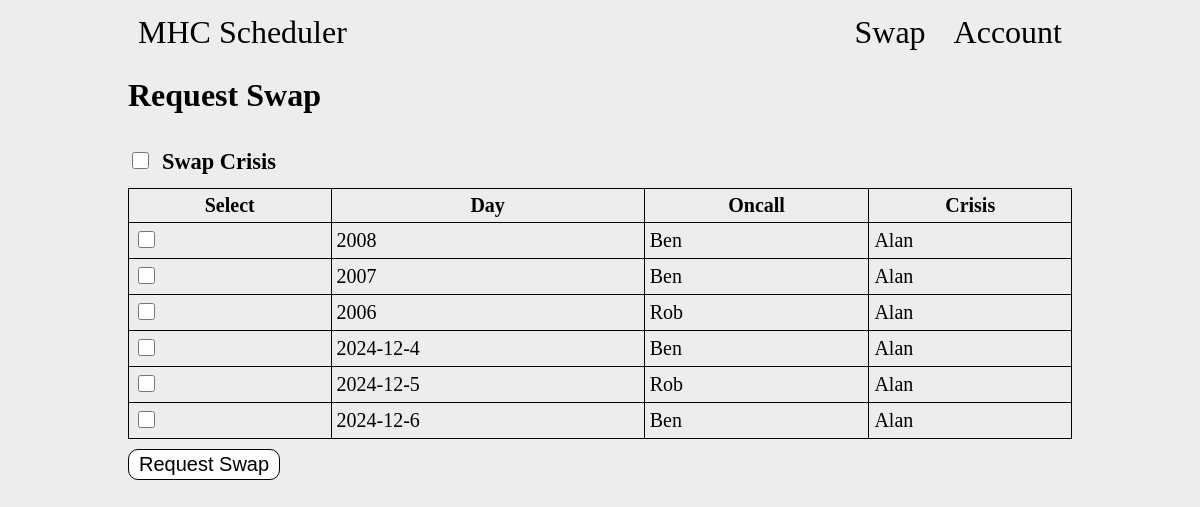
The app's page /account?swap=0 (signed in) with its own data.
### tables this page shows
CREATE TABLE days (id INTEGER NOT NULL, person_id INTEGER NOT NULL, date VARCHAR(255) NOT NULL, crisis_id INTEGER, completed bool, PRIMARY KEY(id), FOREIGN KEY (person_id) REFERENCES people(id));

CREATE TABLE people (id INTEGER NOT NULL, name varchar(255) NOT NULL, admin bool NOT NULL, diff int NOT NULL, password varchar(255), email varchar(255), number INTEGER, sessions bit(10), weight INTEGER, end_diff int, PRIMARY KEY (id));

### app.py (the view, shortened to what this page needs)
@app.route("/account", methods=['GET', 'POST'])
def account():
    if session.get("admin") != None:
        adminPerms = session['admin']
        personId = session['user_id']
        if request.method == "POST":
            if not request.form.get("daySelect"):
                return "Empty Field"
            selected_days = request.form.getlist('daySelect')
            if len(selected_days) != 2:
                return "Wrong number of days selected"
            con = sqlite3.connect("main.db")
            con.row_factory = sqlite3.Row
            cur = con.cursor()
            cur.execute("SELECT * FROM days WHERE id = ?", (selected_days[0],))
            dayData = cur.fetchone()
            dayDataList = dict(dayData)
            selfDay = False
            day1Id = 0
            day2Id = 0
            if request.form.get("crisis"):
                if dayDataList['crisis_id'] == personId:
                    selfDay = True
                    day1Id = selected_days[0]
            else:
                if dayDataList['person_id'] == personId:
                    selfDay = True
                    day1Id = selected_days[0]
            cur.execute("SELECT * FROM days WHERE id = ?", (selected_days[1],))
            dayData = cur.fetchone()
            dayDataList = dict(dayData)
            if request.form.get("crisis"):
                if dayDataList['crisis_id'] == personId:
                    if selfDay:
                        return "Cannot select two days of your own"
                    else:
                        day1Id = selected_days[1]
                        day2Id = selected_days[0]
                else:
                    if selfDay:
                        day2Id = selected_days[1]
                    else:
                        return "One of the days must be your own"
            else:
                if dayDataList['person_id'] == personId:
                    if selfDay:
                        return "Cannot select two days of your own"
                    else:
                        day1Id = selected_days[1]
                        day2Id = selected_days[0]
                else:
                    if selfDay:
                        day2Id = selected_days[1]
                    else:
                        return "One of the days must be your own"
            if request.form.get("crisis"):
                cur.execute("INSERT INTO requests (day1, day2, crisis) VALUES (?,?,1)", (day1Id, day2Id))
            else:
                cur.execute("INSERT INTO requests (day1, day2, crisis) VALUES (?,?,0)", (day1Id, day2Id))
            con.commit()
            con.close()
            return "Something"
        else:
            con = sqlite3.connect("main.db")
            con.row_factory = sqlite3.Row
            cur = con.cursor()
            if request.args.get("swap"):
                cur.execute("SELECT days.id, days.date, p1.name AS p1Name, p2.name AS p2Name FROM days JOIN people p1 ON days.person_id = p1.id JOIN people p2 ON days.crisis_id = p2.id LIMIT 25;")
                rows = cur.fetchall()
                daysData = [dict(row) for row in rows]
                con.close()
                if adminPerms == 1:
                    return render_template("swap.html", days=daysData, controlText="Admin", controlLink="./account")
                else:
                    return render_template("swap.html", days=daysData, controlText="Swap", controlLink="./account")
    else:
        return redirect("/")

### app.py (called while the page is built)
@app.after_request
def add_header(response):
    response.headers["Cache-Control"] = "no-store, no-cache, must-revalidate, post-check=0, pre-check=0, max-age=0"
    response.headers["Pragma"] = "no-cache"
    response.headers["Expires"] = "0"
    return response

### templates/swap.html (shortened to what this page needs)
{% extends "base.html" %}
{% block body %}
<nav>
    <a href="./">MHC Scheduler</a>
    <div>
        {% if controlText is defined %}
        <a href="{{ controlLink }}">{{ controlText }}</a>
        {% endif %}
        <a href="signin">Account</a>
    </div>
</nav>
<main>
    <div class="userSubnav">
        <h1>Request Swap</h1>
    </div>
    <form action="#" method="post">
        <input type="checkbox" name="crisis" id="crisis"><label for="crisis">Swap Crisis</label><br>
        <table>
            <tr>
                <th>Select</th>
                <th>Day</th>
                <th>Oncall</th>
                <th>Crisis</th>
            </tr>
            {% for day in days %}
            <tr>
                <td><input type="checkbox" name="daySelect" value="{{ day['id'] }}"></td>
                <td>{{ day['date'] }}</td>
                <td>{{ day['p1Name'] }}</td>
                <td>{{ day['p2Name'] }}</td>
            </tr>
            {% endfor %}
        </table>
        <input type="submit" value="Request Swap" name="swapRequest">
    </form>
</main>
{% endblock %}

### static/main.css (style rules this page uses)
body { background-color: rgb(237, 237, 237); padding: 0 10%; }
nav { color: black; font-size: 2rem; display: flex; flex-direction: row; justify-content: space-between; align-items: center; height: 6vh; }
nav a { color: black; text-decoration: none; padding: 10px; }
label, select, input { display: inline-block; font-size: 1.25rem; padding: 3px 10px; border-radius: 10px; }
label { font-weight: bold; font-size: 1.4rem; }
select, input { background-color: white; border: 1px solid black; }
form { margin: 10px 0 20px 0; }
form input[type='checkbox'] { height: 17px; width: 17px; }
form input { margin-bottom: 5px; }
table { width: 100%; margin: 10px 0; }
th, td { padding: 5px; font-size: 1.25rem; }
table, th, td { border: 1px solid black; border-collapse: collapse; }
.userSubnav { display: flex; flex-direction: row; justify-content: space-between; align-items: center; }

### records on screen
days: date "2008", p1Name "Ben", p2Name "Alan"
days: date "2007", p1Name "Ben", p2Name "Alan"
days: date "2006", p1Name "Rob", p2Name "Alan"
days: date "2024-12-4", p1Name "Ben", p2Name "Alan"
days: date "2024-12-5", p1Name "Rob", p2Name "Alan"
days: date "2024-12-6", p1Name "Ben", p2Name "Alan"

### other values on screen
{{ controlText }} "Swap"
